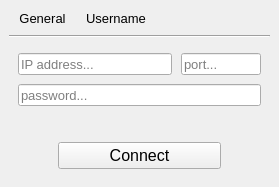
<?xml version="1.0" encoding="UTF-8"?>
<ui version="4.0">
 <class>Main</class>
 <widget class="QMainWindow" name="Main">
  <property name="geometry">
   <rect>
    <x>0</x>
    <y>0</y>
    <width>279</width>
    <height>187</height>
   </rect>
  </property>
  <property name="minimumSize">
   <size>
    <width>279</width>
    <height>187</height>
   </size>
  </property>
  <property name="maximumSize">
   <size>
    <width>279</width>
    <height>187</height>
   </size>
  </property>
  <property name="windowTitle">
   <string/>
  </property>
  <property name="windowIcon">
   <iconset resource="resources.qrc">
    <normaloff>:/icons/icons/favicon.ico</normaloff>:/icons/icons/favicon.ico</iconset>
  </property>
  <property name="autoFillBackground">
   <bool>false</bool>
  </property>
  <property name="styleSheet">
   <string notr="true"/>
  </property>
  <property name="iconSize">
   <size>
    <width>24</width>
    <height>24</height>
   </size>
  </property>
  <widget class="QWidget" name="mainwidget">
   <property name="styleSheet">
    <string notr="true"/>
   </property>
   <layout class="QVBoxLayout" name="verticalLayout_8">
    <item>
     <layout class="QVBoxLayout" name="verticalLayout_3">
      <item>
       <layout class="QHBoxLayout" name="buttons">
        <property name="spacing">
         <number>20</number>
        </property>
        <property name="rightMargin">
         <number>0</number>
        </property>
        <item>
         <spacer name="horizontalSpacer_2">
          <property name="orientation">
           <enum>Qt::Horizontal</enum>
          </property>
          <property name="sizeType">
           <enum>QSizePolicy::Fixed</enum>
          </property>
          <property name="sizeHint" stdset="0">
           <size>
            <width>10</width>
            <height>20</height>
           </size>
          </property>
         </spacer>
        </item>
        <item>
         <widget class="QPushButton" name="btn_general">
          <property name="font">
           <font>
            <family>Arial</family>
            <pointsize>10</pointsize>
           </font>
          </property>
          <property name="cursor">
           <cursorShape>PointingHandCursor</cursorShape>
          </property>
          <property name="mouseTracking">
           <bool>true</bool>
          </property>
          <property name="tabletTracking">
           <bool>false</bool>
          </property>
          <property name="autoFillBackground">
           <bool>false</bool>
          </property>
          <property name="styleSheet">
           <string notr="true">QPushButton {
	border:none;
	color:black;
}

QPushButton:hover {
   color:blue; 
}

QPushButton:pressed {
    color: rgb(23, 154, 255); 
}

</string>
          </property>
          <property name="text">
           <string>General</string>
          </property>
          <property name="iconSize">
           <size>
            <width>19</width>
            <height>19</height>
           </size>
          </property>
          <property name="checkable">
           <bool>false</bool>
          </property>
         </widget>
        </item>
        <item>
         <widget class="QPushButton" name="btn_username">
          <property name="font">
           <font>
            <family>Arial</family>
            <pointsize>10</pointsize>
           </font>
          </property>
          <property name="cursor">
           <cursorShape>PointingHandCursor</cursorShape>
          </property>
          <property name="mouseTracking">
           <bool>true</bool>
          </property>
          <property name="tabletTracking">
           <bool>false</bool>
          </property>
          <property name="autoFillBackground">
           <bool>false</bool>
          </property>
          <property name="styleSheet">
           <string notr="true">QPushButton {
	border:none;
	color:black;
}

QPushButton:hover {
   color:blue; 
}

QPushButton:pressed {
    color: rgb(23, 154, 255); 
}

</string>
          </property>
          <property name="text">
           <string>Username</string>
          </property>
          <property name="iconSize">
           <size>
            <width>19</width>
            <height>19</height>
           </size>
          </property>
          <property name="checkable">
           <bool>false</bool>
          </property>
         </widget>
        </item>
        <item>
         <spacer name="horizontalSpacer">
          <property name="orientation">
           <enum>Qt::Horizontal</enum>
          </property>
          <property name="sizeHint" stdset="0">
           <size>
            <width>40</width>
            <height>20</height>
           </size>
          </property>
         </spacer>
        </item>
       </layout>
      </item>
      <item>
       <widget class="Line" name="line">
        <property name="styleSheet">
         <string notr="true"/>
        </property>
        <property name="orientation">
         <enum>Qt::Horizontal</enum>
        </property>
       </widget>
      </item>
      <item>
       <widget class="QStackedWidget" name="stackedWidget">
        <property name="currentIndex">
         <number>0</number>
        </property>
        <widget class="QWidget" name="general">
         <layout class="QVBoxLayout" name="verticalLayout_7">
          <property name="topMargin">
           <number>0</number>
          </property>
          <item>
           <widget class="QWidget" name="widget" native="true">
            <layout class="QVBoxLayout" name="verticalLayout">
             <property name="spacing">
              <number>9</number>
             </property>
             <property name="leftMargin">
              <number>0</number>
             </property>
             <property name="rightMargin">
              <number>0</number>
             </property>
             <property name="bottomMargin">
              <number>0</number>
             </property>
             <item>
              <layout class="QHBoxLayout" name="horizontalLayout_4">
               <item>
                <widget class="QLineEdit" name="input_ip_address">
                 <property name="maximumSize">
                  <size>
                   <width>16777215</width>
                   <height>22</height>
                  </size>
                 </property>
                 <property name="font">
                  <font>
                   <family>Arial</family>
                   <pointsize>10</pointsize>
                  </font>
                 </property>
                 <property name="focusPolicy">
                  <enum>Qt::StrongFocus</enum>
                 </property>
                 <property name="contextMenuPolicy">
                  <enum>Qt::DefaultContextMenu</enum>
                 </property>
                 <property name="toolTip">
                  <string>enter IP address</string>
                 </property>
                 <property name="inputMask">
                  <string/>
                 </property>
                 <property name="text">
                  <string/>
                 </property>
                 <property name="maxLength">
                  <number>50</number>
                 </property>
                 <property name="dragEnabled">
                  <bool>true</bool>
                 </property>
                 <property name="placeholderText">
                  <string>IP address...</string>
                 </property>
                 <property name="clearButtonEnabled">
                  <bool>true</bool>
                 </property>
                </widget>
               </item>
               <item>
                <widget class="QLineEdit" name="input_port">
                 <property name="maximumSize">
                  <size>
                   <width>80</width>
                   <height>22</height>
                  </size>
                 </property>
                 <property name="font">
                  <font>
                   <family>Arial</family>
                   <pointsize>10</pointsize>
                  </font>
                 </property>
                 <property name="focusPolicy">
                  <enum>Qt::StrongFocus</enum>
                 </property>
                 <property name="contextMenuPolicy">
                  <enum>Qt::DefaultContextMenu</enum>
                 </property>
                 <property name="toolTip">
                  <string>enter port number</string>
                 </property>
                 <property name="inputMask">
                  <string/>
                 </property>
                 <property name="text">
                  <string/>
                 </property>
                 <property name="maxLength">
                  <number>50</number>
                 </property>
                 <property name="dragEnabled">
                  <bool>true</bool>
                 </property>
                 <property name="placeholderText">
                  <string>port...</string>
                 </property>
                 <property name="clearButtonEnabled">
                  <bool>true</bool>
                 </property>
                </widget>
               </item>
              </layout>
             </item>
             <item>
              <widget class="QLineEdit" name="input_password">
               <property name="maximumSize">
                <size>
                 <width>16777215</width>
                 <height>22</height>
                </size>
               </property>
               <property name="font">
                <font>
                 <family>Arial</family>
                 <pointsize>10</pointsize>
                </font>
               </property>
               <property name="focusPolicy">
                <enum>Qt::StrongFocus</enum>
               </property>
               <property name="contextMenuPolicy">
                <enum>Qt::DefaultContextMenu</enum>
               </property>
               <property name="toolTip">
                <string>enter password</string>
               </property>
               <property name="inputMask">
                <string/>
               </property>
               <property name="maxLength">
                <number>50</number>
               </property>
               <property name="echoMode">
                <enum>QLineEdit::PasswordEchoOnEdit</enum>
               </property>
               <property name="dragEnabled">
                <bool>true</bool>
               </property>
               <property name="placeholderText">
                <string>password...</string>
               </property>
               <property name="clearButtonEnabled">
                <bool>true</bool>
               </property>
              </widget>
             </item>
             <item>
              <spacer name="verticalSpacer">
               <property name="orientation">
                <enum>Qt::Vertical</enum>
               </property>
               <property name="sizeHint" stdset="0">
                <size>
                 <width>20</width>
                 <height>40</height>
                </size>
               </property>
              </spacer>
             </item>
            </layout>
           </widget>
          </item>
          <item>
           <layout class="QHBoxLayout" name="horizontalLayout">
            <item>
             <spacer name="horizontalSpacer_3">
              <property name="orientation">
               <enum>Qt::Horizontal</enum>
              </property>
              <property name="sizeType">
               <enum>QSizePolicy::Fixed</enum>
              </property>
              <property name="sizeHint" stdset="0">
               <size>
                <width>40</width>
                <height>20</height>
               </size>
              </property>
             </spacer>
            </item>
            <item>
             <widget class="QPushButton" name="btn_connect">
              <property name="font">
               <font>
                <family>Arial</family>
                <pointsize>12</pointsize>
               </font>
              </property>
              <property name="cursor">
               <cursorShape>PointingHandCursor</cursorShape>
              </property>
              <property name="mouseTracking">
               <bool>true</bool>
              </property>
              <property name="tabletTracking">
               <bool>false</bool>
              </property>
              <property name="autoFillBackground">
               <bool>false</bool>
              </property>
              <property name="styleSheet">
               <string notr="true">color:'#0005ff'
</string>
              </property>
              <property name="text">
               <string>Connect</string>
              </property>
              <property name="icon">
               <iconset resource="resources.qrc">
                <normaloff>:/icons/icons/connect.ico</normaloff>:/icons/icons/connect.ico</iconset>
              </property>
              <property name="iconSize">
               <size>
                <width>19</width>
                <height>19</height>
               </size>
              </property>
              <property name="shortcut">
               <string>Return</string>
              </property>
              <property name="checkable">
               <bool>false</bool>
              </property>
             </widget>
            </item>
            <item>
             <spacer name="horizontalSpacer_5">
              <property name="orientation">
               <enum>Qt::Horizontal</enum>
              </property>
              <property name="sizeType">
               <enum>QSizePolicy::Fixed</enum>
              </property>
              <property name="sizeHint" stdset="0">
               <size>
                <width>40</width>
                <height>20</height>
               </size>
              </property>
             </spacer>
            </item>
           </layout>
          </item>
         </layout>
        </widget>
        <widget class="QWidget" name="username">
         <layout class="QVBoxLayout" name="verticalLayout_6">
          <property name="spacing">
           <number>10</number>
          </property>
          <property name="topMargin">
           <number>0</number>
          </property>
          <item>
           <widget class="QWidget" name="widget_2" native="true">
            <layout class="QVBoxLayout" name="verticalLayout_2">
             <property name="leftMargin">
              <number>0</number>
             </property>
             <property name="topMargin">
              <number>0</number>
             </property>
             <property name="rightMargin">
              <number>0</number>
             </property>
             <property name="bottomMargin">
              <number>0</number>
             </property>
             <item>
              <widget class="QLineEdit" name="input_username">
               <property name="font">
                <font>
                 <family>Arial</family>
                 <pointsize>10</pointsize>
                </font>
               </property>
               <property name="toolTip">
                <string>enter username</string>
               </property>
               <property name="inputMask">
                <string/>
               </property>
               <property name="text">
                <string/>
               </property>
               <property name="maxLength">
                <number>32767</number>
               </property>
               <property name="echoMode">
                <enum>QLineEdit::Normal</enum>
               </property>
               <property name="placeholderText">
                <string>username...</string>
               </property>
               <property name="cursorMoveStyle">
                <enum>Qt::LogicalMoveStyle</enum>
               </property>
               <property name="clearButtonEnabled">
                <bool>true</bool>
               </property>
              </widget>
             </item>
             <item>
              <widget class="QCheckBox" name="checkbox_save_me">
               <property name="font">
                <font>
                 <family>Arial</family>
                 <pointsize>9</pointsize>
                </font>
               </property>
               <property name="cursor">
                <cursorShape>PointingHandCursor</cursorShape>
               </property>
               <property name="text">
                <string>Remember me</string>
               </property>
              </widget>
             </item>
             <item>
              <spacer name="verticalSpacer_2">
               <property name="orientation">
                <enum>Qt::Vertical</enum>
               </property>
               <property name="sizeType">
                <enum>QSizePolicy::Fixed</enum>
               </property>
               <property name="sizeHint" stdset="0">
                <size>
                 <width>20</width>
                 <height>40</height>
                </size>
               </property>
              </spacer>
             </item>
            </layout>
           </widget>
          </item>
         </layout>
        </widget>
       </widget>
      </item>
     </layout>
    </item>
   </layout>
  </widget>
 </widget>
 <resources>
  <include location="resources.qrc"/>
 </resources>
 <connections/>
</ui>
